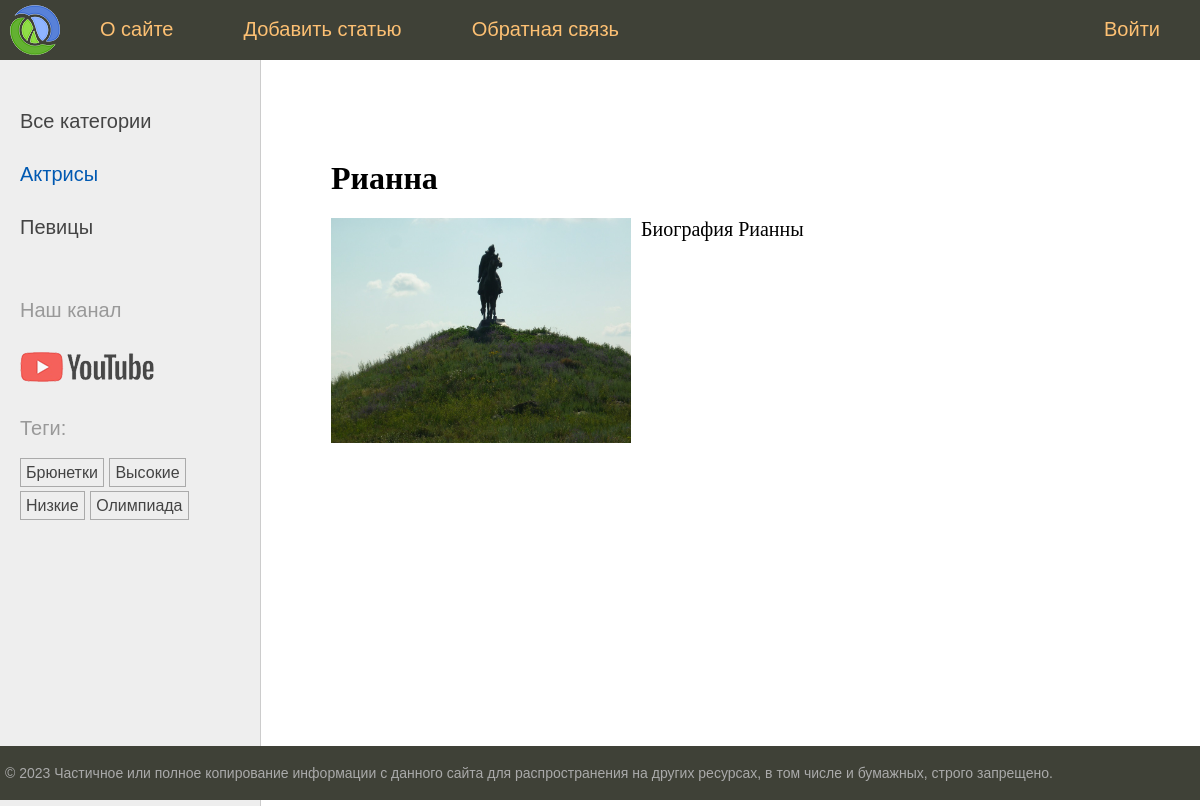
Page /post/rianna/ on the committed database.
### women/models.py (models this page shows, shortened)
class Category(models.Model):
    name = models.CharField(max_length = 100, db_index=True, verbose_name = "Категория")
    slug = models.SlugField(max_length=255, unique=True, db_index=True, verbose_name = "Slug")
    class Meta:
        verbose_name = "Категория"
        verbose_name_plural = "Категории"
    def get_absolute_url(self):
        return reverse('category', kwargs={'cat_slug': self.slug})

class TagPost(models.Model):
    tag = models.CharField(max_length=100, db_index=True)
    slug = models.SlugField(max_length=255, unique=True, db_index=True)
    def get_absolute_url(self):
        return reverse('tag', kwargs={'tag_slug': self.slug})

class Women(models.Model):
    class Status(models.IntegerChoices):
        DRAFT = 0, 'Черновик'
        PUBLISHED = 1, 'Опубликовано'
    title = models.CharField(max_length = 255, verbose_name = "Заголовок")
    slug = models.SlugField(max_length=255, unique=True, db_index=True, verbose_name = "Slug",                           validators=[
                               MinLengthValidator(5, message="Минимум 5 символов"),
                               MaxLengthValidator(100, message="Максимум 100 символов"),
                           ])
    photo = models.ImageField(upload_to = "photos/%Y/%m/%d/", default=None, blank=True, null=True, verbose_name="Фото")
    content = models.TextField(blank=True, verbose_name = "Текст статьи") #можно оставлять пустым
    time_create = models.DateTimeField(auto_now_add=True, verbose_name = "Время создания") #автоматически заполняется поле в момент появления записи
    time_update = models.DateTimeField(auto_now=True, verbose_name = "Время изменения") #при изменении записи меняется поле
    is_published = models.BooleanField(choices=tuple(map(lambda x: (bool(x[0]), x[1]), Status.choices)), default = Status.DRAFT, verbose_name = "Статус")
    cat = models.ForeignKey('Category', on_delete = models.PROTECT, related_name='posts', verbose_name = "Категории") #Category как строка, т.к. класс определен ниже
    tags = models.ManyToManyField('TagPost', blank=True, related_name='tags', verbose_name = "Теги")
    husband = models.OneToOneField('Husband', on_delete=models.SET_NULL, null=True, blank=True, related_name='woman', verbose_name = "Муж")
    objects = models.Manager()
    published = PublishedManager()
    class Meta:
        verbose_name = "Известные женщины"
        verbose_name_plural = "Известные женщины"
        ordering = ['-time_create']
        indexes = [
            models.Index(fields=['-time_create'])
        ]

### women/views.py (the view)
# urls.py: path('post/<slug:post_slug>/', views.show_post, name='post'),
def show_post(request, post_slug):
    post = get_object_or_404(Women, slug=post_slug)
    data = {
        'title': post.title,
        'menu': menu,
        'post': post,
        'cat_selected': 1,
    }
    return render(request, 'women/post.html', data)

### women/templatetags/women_tags.py (called while the page is built)
@register.inclusion_tag('women/list_categories.html')
def show_categories(cat_selected=0):
    cats = Category.objects.annotate(total=Count("posts")).filter(total__gt=0)
    return {'cats': cats, 'cat_selected': cat_selected}

@register.inclusion_tag('women/list_tags.html')
def show_all_tags():
    return {'tags': TagPost.objects.annotate(total=Count("tags")).filter(total__gt=0)}

### women/templates/women/post.html (shortened to what this page needs)
{% extends 'base.html' %}
{% block content %}
<h1>{{post.title}}</h1>
{% if post.photo %}
<p><img class="img-article-left" src="{{post.photo.url}}"></p>
{% endif %}
{{post.content|linebreaks}}
{% endblock %}

### women/templates/women/list_categories.html
{% for cat in cats %}
{% if cat.id == cat_selected %}
<li class="selected">{{cat.name}}</li>
{% else %}
<li><a href="{{ cat.get_absolute_url }}">{{cat.name}}</a></li>
{% endif %}
{% endfor %}

### women/templates/women/list_tags.html
{% if tags %}
    <p>Теги:</p>
    <ul class="tags-list">
        {% for t in tags %}
        <li><a href="{{ t.get_absolute_url }}">{{t.tag}}</a></li>
        {% endfor %}
    </ul>
{% endif %}

### rows in the picture
Category: name "Актрисы"
Category: name "Певицы"
TagPost: tag "Брюнетки"
TagPost: tag "Высокие"
TagPost: tag "Низкие"
TagPost: tag "Олимпиада"
Women: title "Рианна", photo (picture), content "Биография Рианны"

### other values in the picture
{{ m.title }} "О сайте" "Добавить статью" "Обратная связь" "Войти"
